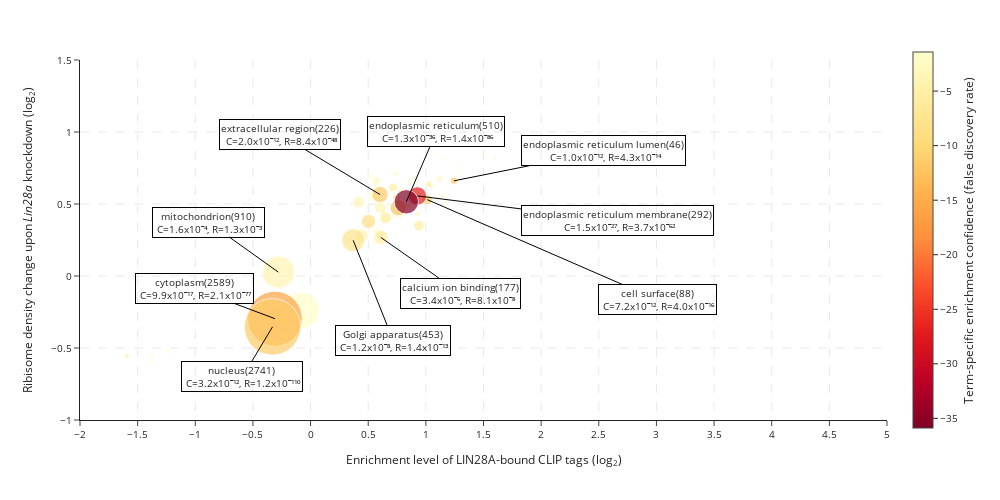

Write notebook code for a chart like this one.
### Code cell
fig=px.scatter(GOResultToPlot, x='ClipFoldChange', y="RNAdenFoldChange", 
               size="GeneNumber", color = 'log_ClipPval', 
               color_continuous_scale='YlOrRd_r'
               ,template='simple_white', size_max=40,
               hover_data=['GOterm', 'GeneNumber', 'ClipFoldChange', 'RNAdenFoldChange', 'ClipPval', 'RNAdenPval'],)

fig.update_layout(
    coloraxis_colorbar=dict(
        title=dict(
            text="Term-specific enrichment confidence (false discovery rate)",
            side="right"
        ),
        ticktext=[f"10<sup>{-i}</sup>" for i in range(0, 21, 2)],
        len=1.1,
        thickness=20,
    ),
    width=1000, height=500,
    font=dict(
        size=10
    )
)
fig.update_xaxes(range=[-2.0, 5.0],griddash='dash', tickvals=list(range(-2, 6)), tickmode="linear", dtick=0.5, title_text='Enrichment level of LIN28A-bound CLIP tags (log<sub>2</sub>)',
                 showgrid=True, showline=True)
fig.update_yaxes(range=[-1.0, 1.5],griddash='dash', tickvals=[-1.0, -0.5, 0.0, 0.5, 1.0, 1.5], tickmode="linear", dtick=0.5, title_text='Ribisome density change upon <i>Lin28a</i> knockdown (log<sub>2</sub>)',
                 showgrid=True, showline=True)

# annotation
offsets = {
    "x": [-0.1, 0.1, -0.1, 0.1],
    "y": [-0.1, 0.1, 0.1, -0.1]
}
offset_idx = 0
for i, row in GOResultToPlot.iterrows():
    if row['GOterm'] in GOtoAnnotate:
        fig.add_annotation(x=GOResultToPlot['ClipFoldChange'][i], y=GOResultToPlot['RNAdenFoldChange'][i], 
                           text=f"{GOtoAnnotate[row['GOterm']]}({row['GeneNumber']})<br> C={format_number_scientific(row['ClipPval'])}, R={format_number_scientific(row['RNAdenPval'])}",
                           showarrow=True,
                           bordercolor='black',
                           borderwidth=1,
                           ax=ax_ay[row['GOterm']][0], ay=ax_ay[row['GOterm']][1])
        offset_idx += 1
fig.show()

### Figure 1 — Plotly figure (JSON) as saved in the notebook; plotly's stock layout.template omitted (floating-point values rounded to 4 significant figures; data arrays with more than 128 entries replaced by an {"elided": "..."} marker saying what was removed)
{"data": [{"customdata": {"elided": "52x4 mixed values"}, "hovertemplate": "ClipFoldChange=%{x}<br>RNAdenFoldChange=%{y}<br>GeneNumber=%{customdata[1]}<br>GOterm=%{customdata[0]}<br>ClipPval=%{customdata[2]}<br>RNAdenPval=%{customdata[3]}<br>log_ClipPval=%{marker.color}<extra></extra>", "legendgroup": "", "marker": {"color": [-2.547, -1.503, -1.664, -1.624, -1.574, -2.003, -1.989, -1.662, -1.533, -2.406, -1.417, -1.46, -4.32, -2.615, -2.739, -1.461, -1.843, -2.498, -2.17, -3.541, -1.71, -2.012, -5.793, -1.856, -11.99, -3.99, -1.894, -1.48, -3.094, -5.189, -2.247, -2.153, -5.348, -11.15, -1.417, -5.64, -3.572, -3.685, -4.936, -3.899, -5.468, -8.506, -12.65, -11.7, -26.84, -7.912, -35.88, -2.598, -3.805, -1.564, -16.0, -11.49], "coloraxis": "coloraxis", "size": [10, 10, 10, 13, 15, 15, 15, 15, 18, 19, 20, 21, 23, 24, 26, 27, 29, 29, 29, 30, 30, 33, 37, 40, 46, 46, 47, 52, 61, 61, 67, 69, 70, 88, 97, 97, 115, 120, 120, 145, 177, 177, 224, 226, 292, 453, 510, 688, 910, 1168, 2589, 2741], "sizemode": "area", "sizeref": 1.713, "symbol": "circle"}, "mode": "markers", "name": "", "orientation": "v", "showlegend": false, "type": "scatter", "x": [1.604, 1.185, 1.312, 1.172, 0.8516, 1.178, -1.375, -1.372, -1.232, 1.144, 0.9101, 0.8949, -1.593, 1.049, 0.9315, 0.5202, 0.7414, 0.638, 0.7271, 1.124, 0.7864, 0.5735, 1.026, 0.7817, 1.244, 0.8338, 0.5691, -0.4659, 0.5707, 0.7453, 0.6044, 0.6573, 0.7153, 1.012, 0.5407, 0.9399, 0.4165, 0.6056, 0.6495, 0.4443, 0.6102, 0.5028, 0.7602, 0.6026, 0.9267, 0.3695, 0.8303, -0.288, -0.2797, -0.08432, -0.3094, -0.3304], "xaxis": "x", "y": [0.8157, 0.8158, 0.751, 0.5485, 0.6573, 0.5137, -0.5586, -0.5932, -0.5252, 0.5529, 0.6599, 0.5661, -0.5571, 0.6276, 0.4312, 0.6934, 0.7112, 0.4449, 0.4227, 0.6759, 0.5962, 0.6149, 0.6374, 0.423, 0.661, 0.4888, 0.3085, -0.3684, 0.6587, 0.5412, 0.2927, 0.3944, 0.6149, 0.5304, 0.5567, 0.3507, 0.5117, 0.475, 0.4062, 0.2831, 0.2673, 0.3792, 0.4743, 0.5659, 0.556, 0.248, 0.5151, -0.3158, 0.02696, -0.2387, -0.2963, -0.3533], "yaxis": "y"}], "layout": {"annotations": [{"ax": 150, "ay": -30, "bordercolor": "black", "borderwidth": 1, "showarrow": true, "text": "endoplasmic reticulum lumen(46)<br> C=1.0x10⁻¹², R=4.3x10⁻¹⁴", "x": 1.244, "y": 0.661}, {"ax": 230, "ay": 100, "bordercolor": "black", "borderwidth": 1, "showarrow": true, "text": "cell surface(88)<br> C=7.2x10⁻¹², R=4.0x10⁻¹⁶", "x": 1.012, "y": 0.5304}, {"ax": 80, "ay": 56, "bordercolor": "black", "borderwidth": 1, "showarrow": true, "text": "calcium ion binding(177)<br> C=3.4x10⁻⁶, R=8.1x10⁻⁸", "x": 0.6102, "y": 0.2673}, {"ax": -100, "ay": -60, "bordercolor": "black", "borderwidth": 1, "showarrow": true, "text": "extracellular region(226)<br> C=2.0x10⁻¹², R=8.4x10⁻⁴⁸", "x": 0.6026, "y": 0.5659}, {"ax": 200, "ay": 25, "bordercolor": "black", "borderwidth": 1, "showarrow": true, "text": "endoplasmic reticulum membrane(292)<br> C=1.5x10⁻²⁷, R=3.7x10⁻⁶²", "x": 0.9267, "y": 0.556}, {"ax": 40, "ay": 100, "bordercolor": "black", "borderwidth": 1, "showarrow": true, "text": "Golgi apparatus(453)<br> C=1.2x10⁻⁸, R=1.4x10⁻¹³", "x": 0.3695, "y": 0.248}, {"ax": 30, "ay": -70, "bordercolor": "black", "borderwidth": 1, "showarrow": true, "text": "endoplasmic reticulum(510)<br> C=1.3x10⁻³⁶, R=1.4x10⁻⁸⁶", "x": 0.8303, "y": 0.5151}, {"ax": -70, "ay": -50, "bordercolor": "black", "borderwidth": 1, "showarrow": true, "text": "mitochondrion(910)<br> C=1.6x10⁻⁴, R=1.3x10⁻³", "x": -0.2797, "y": 0.02696}, {"ax": -80, "ay": -30, "bordercolor": "black", "borderwidth": 1, "showarrow": true, "text": "cytoplasm(2589)<br> C=9.9x10⁻¹⁷, R=2.1x10⁻⁷⁷", "x": -0.3094, "y": -0.2963}, {"ax": -30, "ay": 50, "bordercolor": "black", "borderwidth": 1, "showarrow": true, "text": "nucleus(2741)<br> C=3.2x10⁻¹², R=1.2x10⁻¹¹⁰", "x": -0.3304, "y": -0.3533}], "coloraxis": {"colorbar": {"len": 1.1, "thickness": 20, "ticktext": ["10<sup>0</sup>", "10<sup>-2</sup>", "10<sup>-4</sup>", "10<sup>-6</sup>", "10<sup>-8</sup>", "10<sup>-10</sup>", "10<sup>-12</sup>", "10<sup>-14</sup>", "10<sup>-16</sup>", "10<sup>-18</sup>", "10<sup>-20</sup>"], "title": {"side": "right", "text": "Term-specific enrichment confidence (false discovery rate)"}}, "colorscale": [[0, "rgb(128,0,38)"], [0.125, "rgb(189,0,38)"], [0.25, "rgb(227,26,28)"], [0.375, "rgb(252,78,42)"], [0.5, "rgb(253,141,60)"], [0.625, "rgb(254,178,76)"], [0.75, "rgb(254,217,118)"], [0.875, "rgb(255,237,160)"], [1, "rgb(255,255,204)"]]}, "font": {"size": 10}, "height": 500, "legend": {"itemsizing": "constant", "tracegroupgap": 0}, "margin": {"t": 60}, "width": 1000, "xaxis": {"anchor": "y", "domain": [0, 1], "dtick": 0.5, "griddash": "dash", "range": [-2, 5], "showgrid": true, "showline": true, "tickmode": "linear", "tickvals": [-2, -1, 0, 1, 2, 3, 4, 5], "title": {"text": "Enrichment level of LIN28A-bound CLIP tags (log<sub>2</sub>)"}}, "yaxis": {"anchor": "x", "domain": [0, 1], "dtick": 0.5, "griddash": "dash", "range": [-1, 1.5], "showgrid": true, "showline": true, "tickmode": "linear", "tickvals": [-1, -0.5, 0, 0.5, 1, 1.5], "title": {"text": "Ribisome density change upon <i>Lin28a</i> knockdown (log<sub>2</sub>)"}}}}
